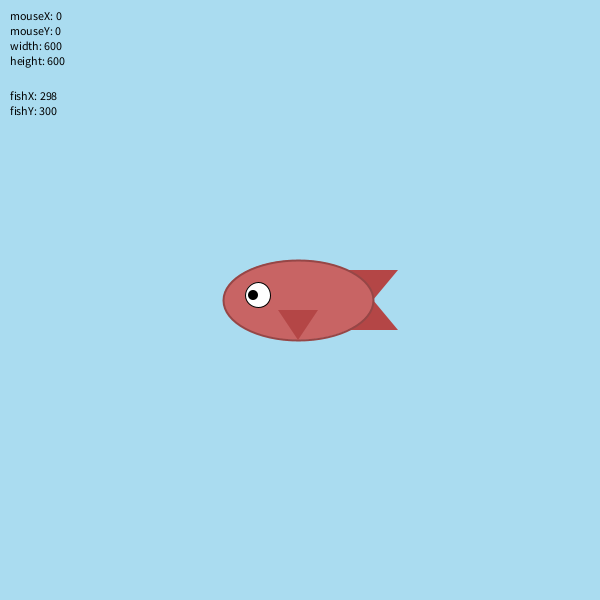
Frame 1 (no input)
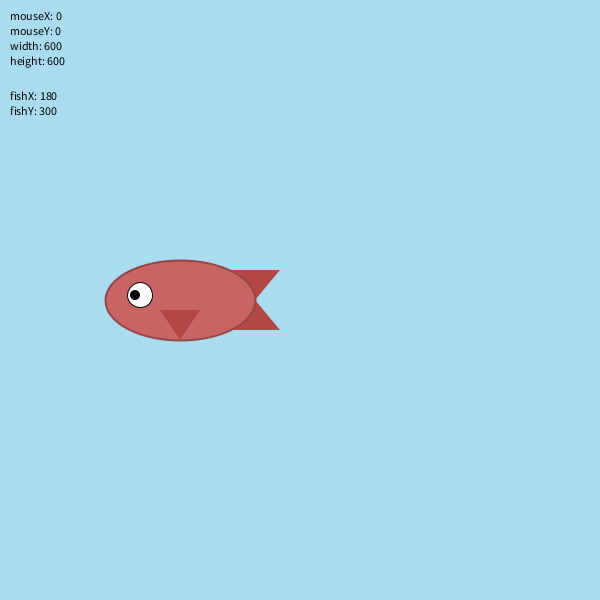
Frame 60 (the mouse pressed at the canvas centre just before this capture)
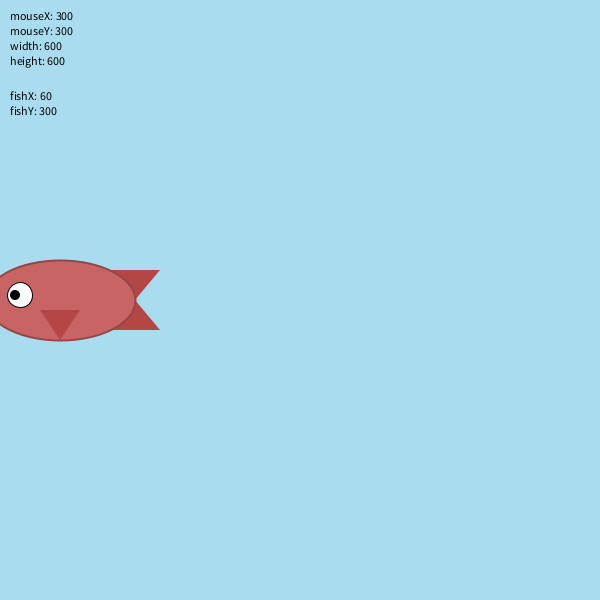
Frame 120 (the mouse held since frame 60 and released just before this capture)

The Processing sketch that drew these frames (run headless with seeded random() and noise(); from frame 60 on, the mouse is pressed at the canvas centre):

// Processing sketch: Day_5_Demo
// ── Day_5_Demo.pde
// Fish Demo - Variables and Movement
// Demonstrating: mouseX, mouseY, width, height

// --- CUSTOM VARIABLES ---
float fishX;      // Fish's x position
float fishY;      // Fish's y position
float speed = 2;  // How fast the fish moves

void setup() {
  size(600, 600);

  // Initialize fish position using built-in variables
  fishX = width / 2;   // Start in center horizontally
  fishY = height / 2;  // Start in center vertically
  
  frameRate(60);
}

void draw() {
  background(170, 220, 240);

  //// The fish moves with the mouse
  //fishX = mouseX ;
  //fishY = mouseY;

  fishX = fishX - speed;      // Move left

  // --- DRAW THE FISH using variables ---
  // --- TAIL FIN ---
  fill(180, 70, 70);
  noStroke();
  triangle(fishX + 100, fishY - 30,
    fishX + 50, fishY - 30,
    fishX + 50, fishY + 30);

  triangle(fishX + 100, fishY + 30,
    fishX + 50, fishY - 30,
    fishX + 50, fishY + 30);

  // --- FISH BODY ---
  fill(200, 100, 100);
  stroke(150, 70, 70);
  strokeWeight(2);
  ellipse(fishX, fishY, 150, 80);

  // --- SIDE FIN ---
  fill(180, 70, 70);
  noStroke();
  triangle(fishX, fishY + 40,
    fishX - 20, fishY + 10,
    fishX + 20, fishY + 10);

  // --- EYE ---
  fill(255);
  stroke(0);
  strokeWeight(1);
  ellipse(fishX - 40, fishY - 5, 25, 25);

  fill(0);
  noStroke();
  ellipse(fishX - 45, fishY - 5, 10, 10);

  // --- DISPLAY BUILT-IN VARIABLES ---
  displayInfo();
}



// Function to display variable information
void displayInfo() {
  fill(0);
  textSize(12);
  textAlign(LEFT);

  // Show built-in variables
  text("mouseX: " + mouseX, 10, 20);
  text("mouseY: " + mouseY, 10, 35);
  text("width: " + width, 10, 50);
  text("height: " + height, 10, 65);

  // Show our custom variables
  text("fishX: " + int(fishX), 10, 100);
  text("fishY: " + int(fishY), 10, 115);
}
